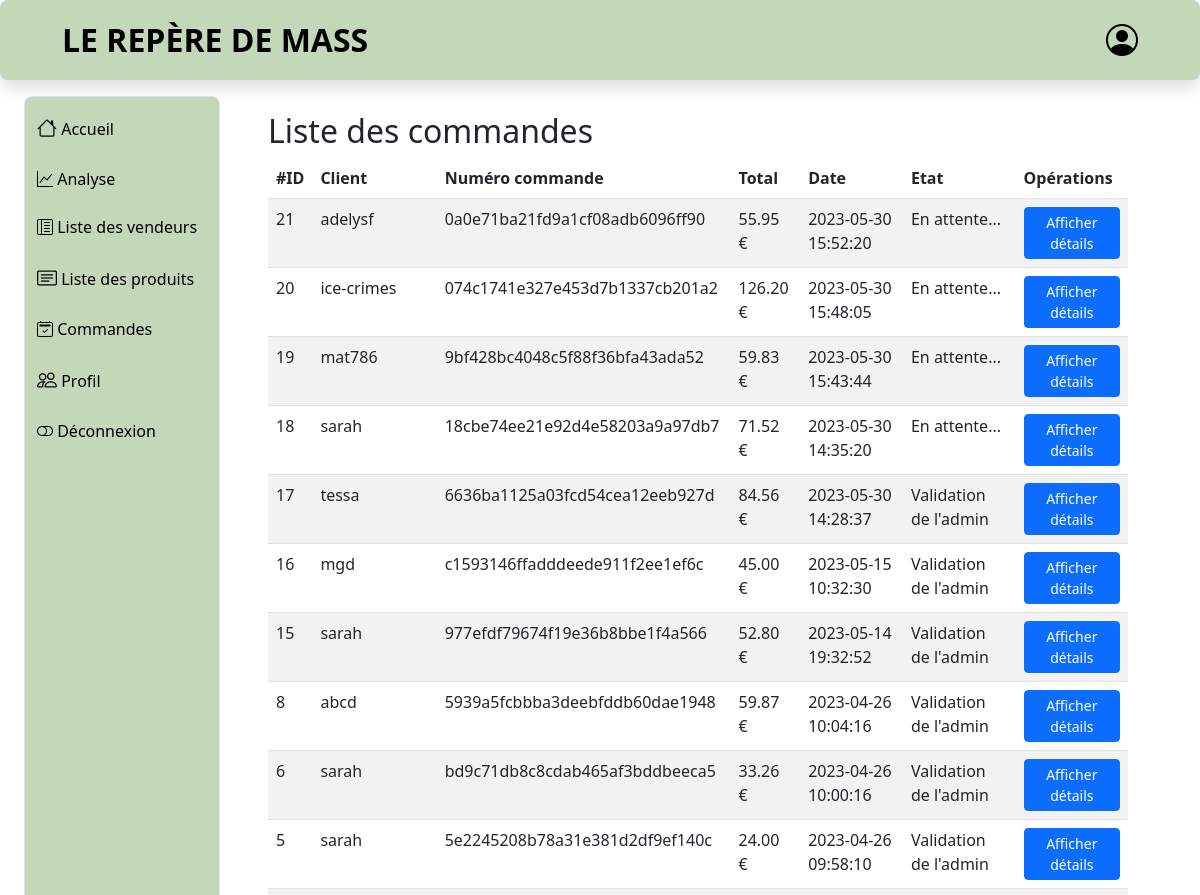
Page /profil/admin/commande.php (signed in, upper part) on the earlier database version.
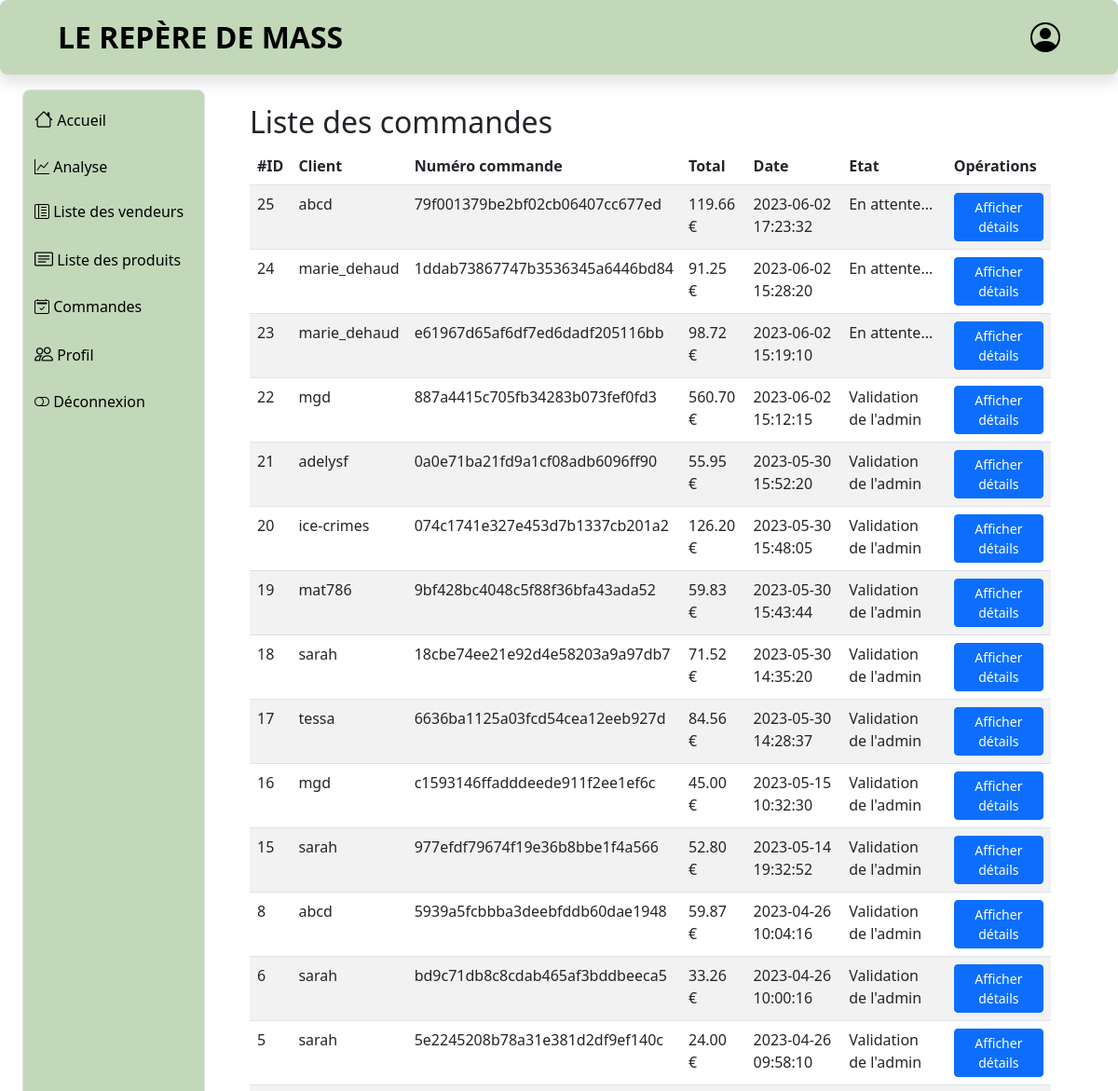
Same page on the later database version.
### tables this page shows
CREATE TABLE `commande` (
  `id` int NOT NULL,
  `id_client` int NOT NULL,
  `nom_prenom` varchar(70) NOT NULL,
  `total` decimal(7,2) NOT NULL,
  `numero_commande` varchar(100) NOT NULL,
  `taille` decimal(10,4) NOT NULL,
  `poids` decimal(10,4) NOT NULL,
  `adresse_livraison` varchar(150) NOT NULL,
  `ville` varchar(150) NOT NULL,
  `code_postal` int NOT NULL,
  `valide` int DEFAULT '0',
  `commande_livre` int NOT NULL DEFAULT '0',
  `date_creation` datetime NOT NULL DEFAULT CURRENT_TIMESTAMP,
  `livraison` varchar(15) NOT NULL,
  `commission` decimal(5,2) NOT NULL DEFAULT '0.00',
  `id_livreur` int DEFAULT NULL
);

CREATE TABLE `utilisateurs` (
  `id` int NOT NULL,
  `nom` varchar(100) NOT NULL,
  `prenom` varchar(100) NOT NULL,
  `pseudo` varchar(100) NOT NULL,
  `ville` varchar(100) NOT NULL,
  `email` varchar(100) NOT NULL,
  `password` text NOT NULL,
  `abonnement` tinyint(1) NOT NULL DEFAULT '0',
  `statut` varchar(40) NOT NULL DEFAULT 'client',
  `token` text NOT NULL,
  `date_inscription` datetime NOT NULL DEFAULT CURRENT_TIMESTAMP
);

### profil/admin/commande.php (the view, shortened to what this page needs)
<!DOCTYPE html>
<html lang="fr">
<head>
    <link href="../css/bootstrap.css" rel="stylesheet">
    <link href="../css/bootstrap-icons.css" rel="stylesheet">
    <link href="../css/sidenav.css" rel="stylesheet">
    <link href="../css/header2.css" rel="stylesheet">
    <link href="../css/index.css" rel="stylesheet">
    <link href="../css/profilpage.css" rel="stylesheet">
</head>
<body>
    <header class="shadow rounded-3 bg-light" id="header-box">
        <div class="container-fluid col-11" id="header-container">
            <div class=" d-flex align-items-center justify-content-between">
                <div class="py-3 col-sm-auto justify-content-center">
                    <div id="title">LE REPÈRE DE MASS</div>
                </div>
                <div class="text-end">
                    <a href="main_ad.php" class="d-block link-dark text-decoration-none">
                        <i id="log-logo" class="bi bi-person-circle"></i>
                    </a>
                </div>
            </div>
        </div>
    </header>
    <div class="mt-3 container-fluid pb-3 flex-grow-1 d-flex flex-column flex-sm-row overflow-auto">
        <div class="row flex-grow-sm-1 flex-grow-0 container-fluid">
            <?php include 'barre_navigation_ad.php';?>
            <main class="col overflow-auto h-100 w-100">
                <div class="container py-2">
                    <div class="container py-2">
                        <h2>Liste des commandes</h2>
                        <table class="table table-striped table-hover">
                            <thead>
                                <tr>
                                    <th>#ID</th>
                                    <th>Client</th>
                                    <th>Numéro commande</th>
                                    <th>Total</th>
                                    <th>Date</th>
                                    <th>Etat</th>
                                    <th>Opérations</th>
                                </tr>
                            </thead>
                            <tbody>
                                <?php
                    require_once '../../include/config.php';
                    $commandes = $bdd->query('SELECT commande.*,utilisateurs.pseudo as "pseudo" FROM commande INNER JOIN utilisateurs ON commande.id_client = utilisateurs.id ORDER BY commande.date_creation DESC')->fetchAll(PDO::FETCH_ASSOC);
                    foreach ($commandes as $commande) {
                    ?>
                        <tr>
                            <td><?php echo $commande['id'] ?></td>
                            <td><?php echo $commande['pseudo'] ?></td>
                            <td><?php echo $commande['numero_commande'] ?></td>
                            <td><?php echo $commande['total'].' €' ?> </td>
                            <td><?php echo $commande['date_creation'] ?></td>
                            <td><?php
                                if($commande['valide'] == 1){
                                    echo "Validation de l'admin";
                                }else echo "En attente...";
                            ?>
                            </td>
                            <td><a class="btn btn-primary btn-sm" href="afficher_commande.php?id=<?php echo $commande['id']?>">Afficher détails</a></td>
                        </tr>
                    <?php
                        }
                    ?>
                        </tbody>
                    </table>
                </div></div>
            </main>
        </div>
    </div>
</body>
</html>

Differences in the rows shown:
added commande: id "25", utilisateurs.pseudo "abcd", numero_commande "79f001379be2bf02cb06407cc677ed", total "119.66", date_creation "2023-06-02 17:23:32", valide "En attente..."
added commande: id "24", utilisateurs.pseudo "marie_dehaud", numero_commande "1ddab73867747b3536345a6446bd84", total "91.25", date_creation "2023-06-02 15:28:20", valide "En attente..."
added commande: id "23", utilisateurs.pseudo "marie_dehaud", numero_commande "e61967d65af6df7ed6dadf205116bb", total "98.72", date_creation "2023-06-02 15:19:10", valide "En attente..."
added commande: id "22", utilisateurs.pseudo "mgd", numero_commande "887a4415c705fb34283b073fef0fd3", total "560.70", date_creation "2023-06-02 15:12:15", valide "Validation de l'admin"
changed commande "0a0e71ba21fd9a1cf08adb6096ff90": valide "En attente..." → "Validation de l'admin"
changed commande "074c1741e327e453d7b1337cb201a2": valide "En attente..." → "Validation de l'admin"
changed commande "9bf428bc4048c5f88f36bfa43ada52": valide "En attente..." → "Validation de l'admin"
changed commande "18cbe74ee21e92d4e58203a9a97db7": valide "En attente..." → "Validation de l'admin"
